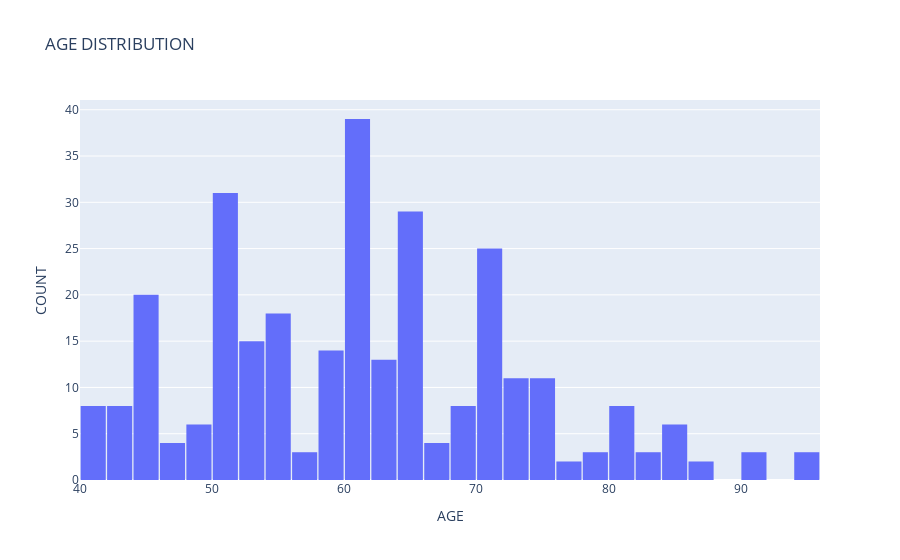

Here is the notebook cell this chart was saved with:
### Markdown cell above
#### 1.	Is age and sex an indicator for death event?

### Code cell
fig = go.Figure()
fig.add_trace(go.Histogram(
    x = df.toPandas()['age'],
    xbins=dict( 
        start=40,
        end=95,
        size=2
    ),
))

fig.update_layout(
    title_text='AGE DISTRIBUTION',
    xaxis_title_text='AGE',
    yaxis_title_text='COUNT', 
    bargap=0.05, 
)
fig.show()

### Figure 1 — Plotly figure (JSON) as saved in the notebook; plotly's stock layout.template omitted (floating-point values rounded to 4 significant figures; data arrays with more than 128 entries replaced by an {"elided": "..."} marker saying what was removed)
{"data": [{"type": "histogram", "x": {"elided": "297 float values"}, "xbins": {"end": 95, "size": 2, "start": 40}}], "layout": {"autosize": true, "bargap": 0.05, "title": {"text": "AGE DISTRIBUTION"}, "xaxis": {"autorange": true, "range": [40, 96], "title": {"text": "AGE"}, "type": "linear"}, "yaxis": {"autorange": true, "range": [0, 41.05], "title": {"text": "COUNT"}}}}
